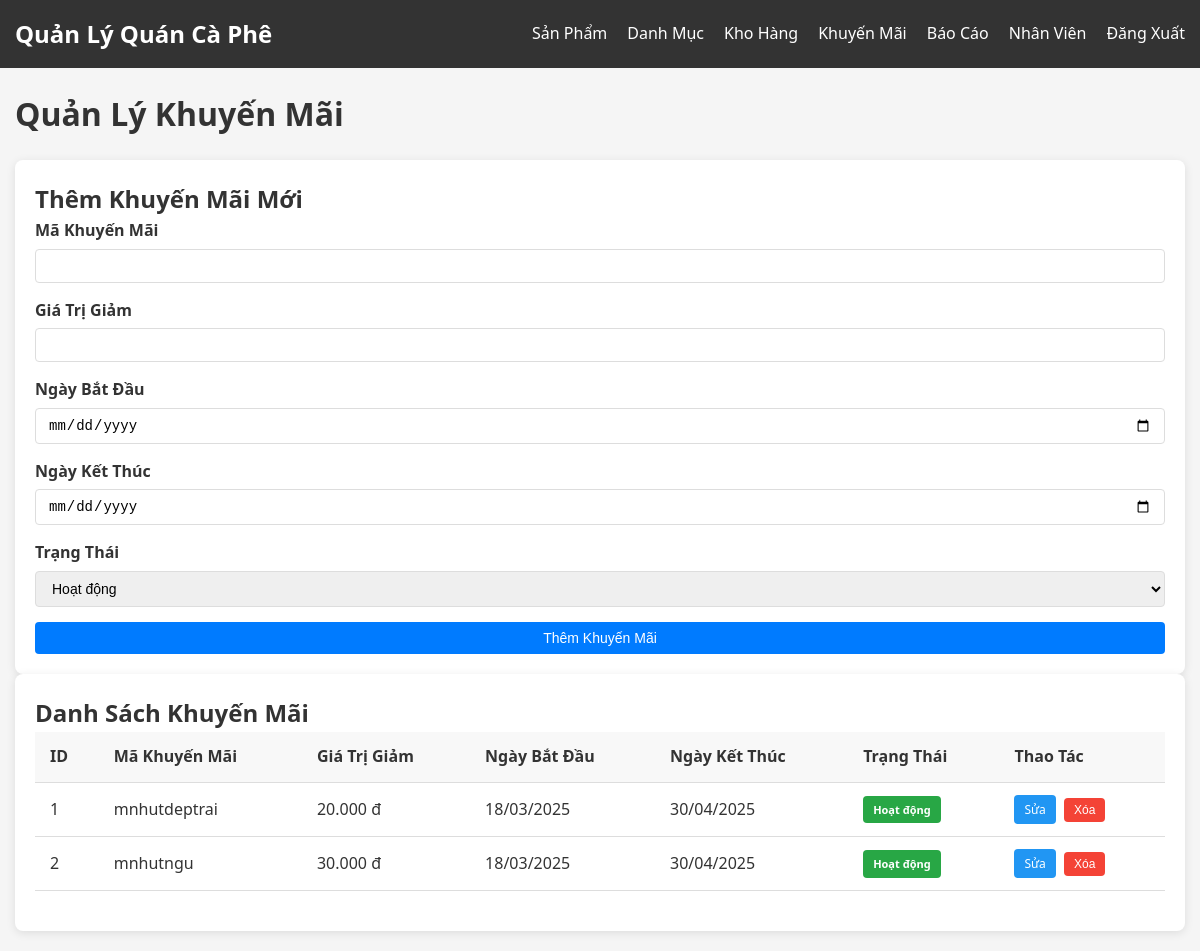
Page /admin/promotions.php (signed in) on the earlier database version.
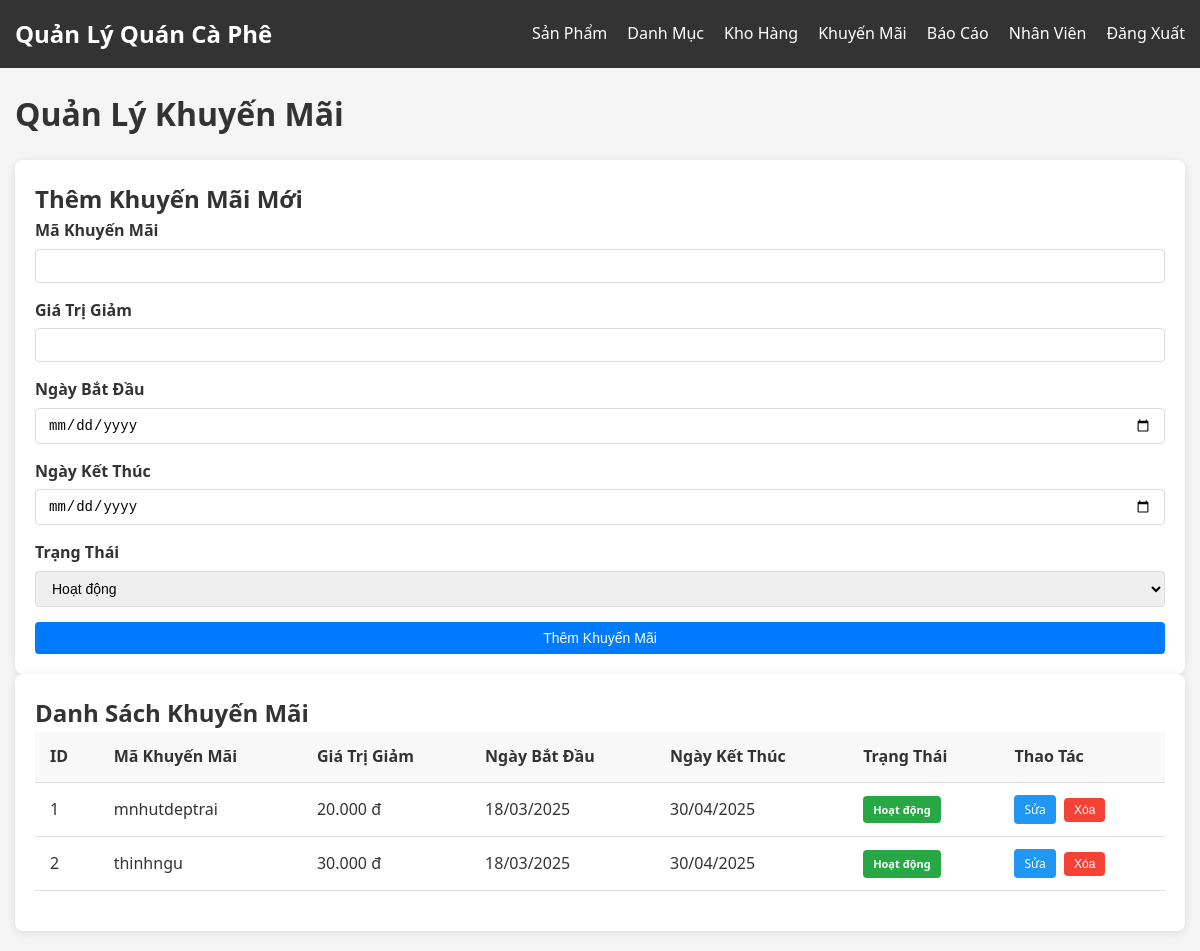
Same page on the later database version.
### tables this page shows
CREATE TABLE `promotions` (
  `promo_id` int(11) NOT NULL,
  `discount_code` varchar(50) NOT NULL,
  `discount_value` decimal(10,2) NOT NULL,
  `start_date` date NOT NULL,
  `end_date` date NOT NULL,
  `status` enum('Hoạt động','Hết hạn') DEFAULT 'Hoạt động'
);

### config/functions.php (called while the page is built, shortened)
<?php
function formatCurrency($amount) {
    return number_format($amount, 0, ',', '.') . ' đ';
}
?>

### admin/promotions.php (the view, shortened to what this page needs)
<?php
require_once '../config/db.php';
require_once '../config/functions.php';
$promotions_query = "SELECT * FROM Promotions ORDER BY start_date DESC";
$promotions_result = $conn->query($promotions_query);
$edit_promotion = null;
?>
<!DOCTYPE html>
<html lang="vi">
<head>
    <link rel="stylesheet" href="../assets/css/style.css">
</head>
<body>
    <nav class="navbar">
        <div class="container">
            <a href="dashboard.php" class="navbar-brand">Quản Lý Quán Cà Phê</a>
            <ul class="navbar-nav">
                <li class="nav-item"><a href="products.php" class="nav-link">Sản Phẩm</a></li>
                <li class="nav-item"><a href="categories.php" class="nav-link">Danh Mục</a></li>
                <li class="nav-item"><a href="inventory.php" class="nav-link">Kho Hàng</a></li>
                <li class="nav-item"><a href="promotions.php" class="nav-link active">Khuyến Mãi</a></li>
                <li class="nav-item"><a href="reports.php" class="nav-link">Báo Cáo</a></li>
                <li class="nav-item"><a href="users.php" class="nav-link">Nhân Viên</a></li>
                <li class="nav-item"><a href="../logout.php" class="nav-link">Đăng Xuất</a></li>
            </ul>
        </div>
    </nav>
    <div class="container">
        <div class="dashboard">
            <div class="dashboard-header">
                <h1>Quản Lý Khuyến Mãi</h1>
            </div>
            <div class="row">
                <div class="col-md-4">
                    <div class="card">
                        <h2><?php echo $edit_promotion ? 'Cập Nhật Khuyến Mãi' : 'Thêm Khuyến Mãi Mới'; ?></h2>
                        <form method="POST" action="promotions.php">
                            <div class="form-group">
                                <label for="discount_code">Mã Khuyến Mãi</label>
                                <input type="text" id="discount_code" name="discount_code" value="<?php echo $edit_promotion ? $edit_promotion['discount_code'] : ''; ?>" required>
                            </div>
                            <div class="form-group">
                                <label for="discount_value">Giá Trị Giảm</label>
                                <input type="number" id="discount_value" name="discount_value" min="0" step="1000" value="<?php echo $edit_promotion ? $edit_promotion['discount_value'] : ''; ?>" required>
                            </div>
                            <div class="form-group">
                                <label for="start_date">Ngày Bắt Đầu</label>
                                <input type="date" id="start_date" name="start_date" value="<?php echo $edit_promotion ? $edit_promotion['start_date'] : ''; ?>" required>
                            </div>
                            <div class="form-group">
                                <label for="end_date">Ngày Kết Thúc</label>
                                <input type="date" id="end_date" name="end_date" value="<?php echo $edit_promotion ? $edit_promotion['end_date'] : ''; ?>" required>
                            </div>
                            <div class="form-group">
                                <label for="status">Trạng Thái</label>
                                <select id="status" name="status" required>
                                    <option value="Hoạt động" <?php echo ($edit_promotion && $edit_promotion['status'] == 'Hoạt động') ? 'selected' : ''; ?>>Hoạt động</option>
                                </select>
                            </div>
                            <?php if ($edit_promotion): ?>
                                <button type="submit" name="update_promotion" class="btn btn-primary btn-block">Cập Nhật Khuyến Mãi</button>
                                <a href="promotions.php" class="btn btn-secondary btn-block">Hủy</a>
                            <?php else: ?>
                                <button type="submit" name="add_promotion" class="btn btn-primary btn-block">Thêm Khuyến Mãi</button>
                            <?php endif; ?>
                        </form>
                    </div>
                </div>
                <div class="col-md-8">
                    <div class="card">
                        <h2>Danh Sách Khuyến Mãi</h2>
                        <table class="table">
                            <thead>
                                <tr>
                                    <th>ID</th>
                                    <th>Mã Khuyến Mãi</th>
                                    <th>Giá Trị Giảm</th>
                                    <th>Ngày Bắt Đầu</th>
                                    <th>Ngày Kết Thúc</th>
                                    <th>Trạng Thái</th>
                                    <th>Thao Tác</th>
                                </tr>
                            </thead>
                            <tbody>
                                <?php if ($promotions_result->num_rows > 0): ?>
                                    <?php while ($promotion = $promotions_result->fetch_assoc()): ?>
                                        <tr>
                                            <td><?php echo $promotion['promo_id']; ?></td>
                                            <td><?php echo $promotion['discount_code']; ?></td>
                                            <td><?php echo formatCurrency($promotion['discount_value']); ?></td>
                                            <td><?php echo date('d/m/Y', strtotime($promotion['start_date'])); ?></td>
                                            <td><?php echo date('d/m/Y', strtotime($promotion['end_date'])); ?></td>
                                            <td><span class="status-badge status-<?php echo strtolower(str_replace(' ', '-', $promotion['status'])); ?>"><?php echo $promotion['status']; ?></span></td>
                                            <td>
                                                <a href="promotions.php?edit=<?php echo $promotion['promo_id']; ?>" class="btn btn-secondary btn-sm">Sửa</a>
                                                <form method="POST" action="promotions.php" style="display:inline;" onsubmit="return confirm('Bạn có chắc muốn xóa khuyến mãi này?');">
                                                    <button type="submit" name="delete_promotion" class="btn btn-danger btn-sm">Xóa</button>
                                                </form>
                                            </td>
                                        </tr>
                                    <?php endwhile; ?>
                                <?php else: ?>
                                    <tr><td colspan="7" class="text-center">Không có khuyến mãi nào</td></tr>
                                <?php endif; ?>
                            </tbody>
                        </table>
                    </div>
                </div>
            </div>
        </div>
    </div>
</body>
</html>

### assets/css/style.css (style rules this page uses)
* { margin: 0; padding: 0; box-sizing: border-box; }
body { font-family: 'Segoe UI', Tahoma, Geneva, Verdana, sans-serif; line-height: 1.6; color: #333; background-color: #f5f5f5; }
a { text-decoration: none; color: #0066cc; }
ul { list-style: none; }
.container { width: 100%; max-width: 1200px; margin: 0 auto; padding: 0 15px; }
.btn { display: inline-block; padding: 8px 16px; border: none; border-radius: 4px; cursor: pointer; font-size: 14px; text-align: center; transition: all 0.3s ease; }
.btn-primary { background-color: #4CAF50; color: white; }
.btn-secondary { background-color: #2196F3; color: white; }
.btn-danger { background-color: #f44336; color: white; }
.btn-block { display: block; width: 100%; }
.btn-sm { padding: 4px 8px; font-size: 12px; }
.form-group { margin-bottom: 15px; }
.form-group label { display: block; margin-bottom: 5px; font-weight: 600; }
.form-group input, .form-group select, .form-group textarea { width: 100%; padding: 8px 12px; border: 1px solid #ddd; border-radius: 4px; font-size: 14px; }
.table { width: 100%; border-collapse: collapse; margin-bottom: 20px; }
.table th, .table td { padding: 12px 15px; text-align: left; border-bottom: 1px solid #ddd; }
.table th { background-color: #f8f8f8; font-weight: 600; }
.navbar { background-color: #333; color: white; padding: 15px 0; }
.navbar .container { display: flex; justify-content: space-between; align-items: center; }
.navbar-brand { font-size: 1.5rem; font-weight: bold; color: white; }
.navbar-nav { display: flex; }
.nav-item { margin-left: 20px; }
.nav-link { color: white; transition: all 0.3s ease; }
.dashboard { padding: 20px 0; }
.dashboard-header { margin-bottom: 20px; }
.card { background-color: white; border-radius: 8px; box-shadow: 0 2px 10px rgba(0, 0, 0, 0.1); padding: 20px; }
.status-badge { display: inline-block !important; padding: 5px 10px !important; border-radius: 4px !important; font-weight: bold !important; font-size: 12px !important; color: white !important; }
.status-hoạt-động { background-color: #28a745 !important; display: inline-block !important; padding: 5px 10px !important; border-radius: 4px !important; font-weight: bold !important; font-size: 11px !important; color: white !important; }
.btn-sm { padding: 5px 10px !important; font-size: 12px !important; border-radius: 4px !important; margin-right: 4px !important; }
.btn-primary { background-color: #007bff !important; color: white !important; }
table .btn-sm { display: inline-block; padding: 5px 10px !important; font-size: 12px !important; border-radius: 4px !important; margin-right: 4px !important; text-decoration: none; }

Differences in the rows shown:
changed promotions id 2: discount_code "mnhutngu" → "thinhngu"
